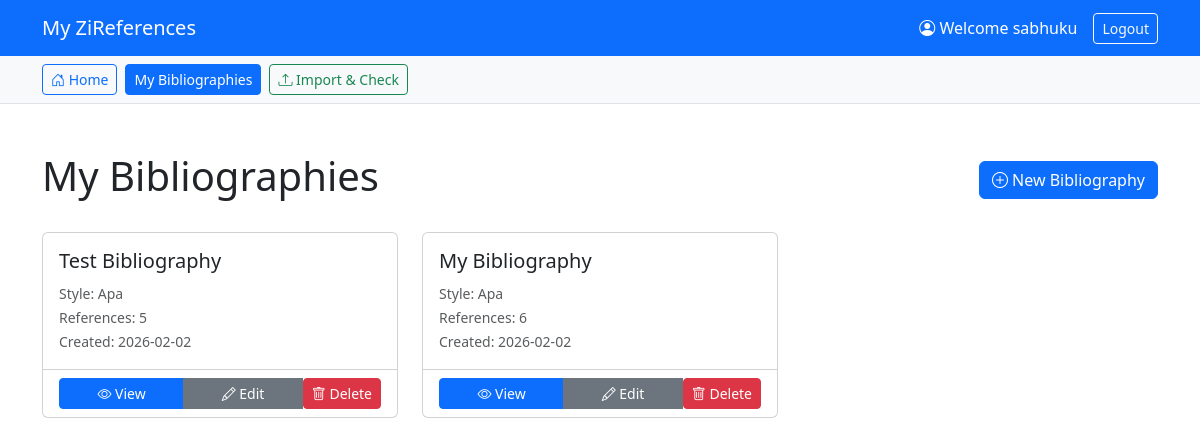
/bibliographies (signed in), run on the app's committed database.
### ui/database.py (models this page shows, shortened)
class User(UserMixin, db.Model):
    __tablename__ = 'users'
    id = db.Column(db.Integer, primary_key=True)
    email = db.Column(db.String(120), unique=True, nullable=False, index=True)
    username = db.Column(db.String(80), unique=True, nullable=False, index=True)
    password_hash = db.Column(db.String(255), nullable=False)
    created_at = db.Column(db.DateTime, default=datetime.utcnow)
    last_login = db.Column(db.DateTime)
    bibliographies = db.relationship('Bibliography', backref='user', lazy=True, cascade='all, delete-orphan')

class Bibliography(db.Model):
    __tablename__ = 'bibliographies'
    id = db.Column(db.Integer, primary_key=True)
    user_id = db.Column(db.Integer, db.ForeignKey('users.id'), nullable=False, index=True)
    name = db.Column(db.String(200), nullable=False)
    citation_style = db.Column(db.String(50), default='APA')
    created_at = db.Column(db.DateTime, default=datetime.utcnow)
    updated_at = db.Column(db.DateTime, default=datetime.utcnow, onupdate=datetime.utcnow)
    references = db.relationship('Reference', backref='bibliography', lazy=True, cascade='all, delete-orphan')

### ui/app.py (the view)
@app.route('/bibliographies')
@login_required
def bibliographies():
    user_bibs = Bibliography.query.filter_by(user_id=current_user.id).all()
    return render_template('bibliographies.html', bibliographies=user_bibs)

### ui/app.py (called while the page is built)
@login_manager.user_loader
def load_user(user_id):
    return User.query.get(int(user_id))

@app.context_processor
def inject_project_context():
    if not current_user.is_authenticated:
        return {
            'current_project': None,
            'available_projects': []
        }
    from ui.database import Project
    current_project_id = session.get('current_project_id')
    all_projects = Project.query.filter_by(user_id=current_user.id).all()
    current_project = None
    if current_project_id:
        current_project = Project.query.filter_by(
            id=current_project_id,
            user_id=current_user.id
        ).first()
    if not current_project and all_projects:
        current_project = all_projects[0]
        session['current_project_id'] = current_project.id
    return {
        'current_project': current_project.to_dict() if current_project else None,
        'available_projects': [p.to_dict() for p in all_projects]
    }

### ui/database.py (called while the page is built)
    def to_dict(self):
        return {
            'id': self.id,
            'name': self.name,
            'created_at': self.created_at.isoformat() if self.created_at else None,
            'last_modified': self.last_modified.isoformat() if self.last_modified else None,
            'ref_count': len(self.project_references)
        }

### ui/templates/bibliographies.html (shortened to what this page needs)
<!DOCTYPE html>
<html lang="en">
<head>
    <link href="https://cdn.jsdelivr.net/npm/bootstrap@5.3.2/dist/css/bootstrap.min.css" rel="stylesheet">
    <link rel="stylesheet" href="https://cdn.jsdelivr.net/npm/bootstrap-icons@1.11.1/font/bootstrap-icons.css">
</head>
<body>
    <nav class="navbar navbar-expand-lg navbar-dark bg-primary">
        <div class="container">
            <span class="navbar-brand">My ZiReferences</span>
            <div class="navbar-nav ms-auto flex-row align-items-center">
                {% if current_user.is_authenticated %}
                <a href="{{ url_for('profile') }}" class="navbar-text me-3 text-white text-decoration-none">
                    <i class="bi bi-person-circle"></i> Welcome {{ current_user.username }}
                </a>
                <a href="{{ url_for('logout') }}" class="btn btn-outline-light btn-sm">Logout</a>
                {% else %}
                <a href="{{ url_for('login') }}" class="btn btn-outline-light btn-sm me-2">Login</a>
                <a href="{{ url_for('register') }}" class="btn btn-light btn-sm">Sign Up</a>
                {% endif %}
            </div>
        </div>
    </nav>
    <div class="bg-light border-bottom mb-4">
        <div class="container py-2">
            <div class="d-flex gap-2">
                <a href="{{ url_for('index') }}" class="btn btn-outline-primary btn-sm">
                    <i class="bi bi-house-door"></i> Home
                </a>
                {% if current_user.is_authenticated %}
                <a href="{{ url_for('bibliographies') }}" class="btn btn-primary btn-sm">
                    My Bibliographies
                </a>
                {% endif %}
                <a href="{{ url_for('import_file') }}" class="btn btn-outline-success btn-sm" data-bs-toggle="tooltip"
                    title="Upload a file to check its Harvard compliance instantly.">
                    <i class="bi bi-upload"></i> Import & Check
                </a>
            </div>
        </div>
    </div>
    <div class="container py-4">
        <div class="d-flex justify-content-between align-items-center mb-4">
            <h1>My Bibliographies</h1>
            <a href="{{ url_for('create_bibliography') }}" class="btn btn-primary">
                <i class="bi bi-plus-circle"></i> New Bibliography
            </a>
        </div>
        {% if bibliographies %}
        <div class="row">
            {% for bib in bibliographies %}
            <div class="col-md-4 mb-3">
                <div class="card h-100">
                    <div class="card-body">
                        <h5 class="card-title">{{ bib.name }}</h5>
                        <p class="card-text">
                            <small class="text-muted">
                                Style: {{ bib.citation_style|title }}<br>
                                References: {{ bib.references|length }}<br>
                                Created: {{ bib.created_at.strftime('%Y-%m-%d') }}
                            </small>
                        </p>
                    </div>
                    <div class="card-footer bg-transparent">
                        <div class="btn-group w-100">
                            <a href="{{ url_for('view_bibliography', bib_id=bib.id) }}" class="btn btn-sm btn-primary">
                                <i class="bi bi-eye"></i> View
                            </a>
                            <a href="{{ url_for('edit_bibliography', bib_id=bib.id) }}"
                                class="btn btn-sm btn-secondary">
                                <i class="bi bi-pencil"></i> Edit
                            </a>
                            <form method="POST" action="{{ url_for('delete_bibliography', bib_id=bib.id) }}"
                                class="d-inline">
                                <button type="submit" class="btn btn-sm btn-danger"
                                    onclick="return confirm('Delete bibliography &quot;{{ bib.name }}&quot;? This will delete all references.');">
                                    <i class="bi bi-trash"></i> Delete
                                </button>
                            </form>
                        </div>
                    </div>
                </div>
            </div>
            {% endfor %}
        </div>
        {% else %}
        <div class="alert alert-info">
            <i class="bi bi-info-circle"></i> You don't have any bibliographies yet. Create your first one to get
            started!
        </div>
        {% endif %}
    </div>
</body>
</html>

### data on the page
User: username "sabhuku"
Bibliography: name "Test Bibliography", citation_style "Apa", references|length "5", created_at "2026-02-02"
Bibliography: name "My Bibliography", citation_style "Apa", references|length "6", created_at "2026-02-02"
